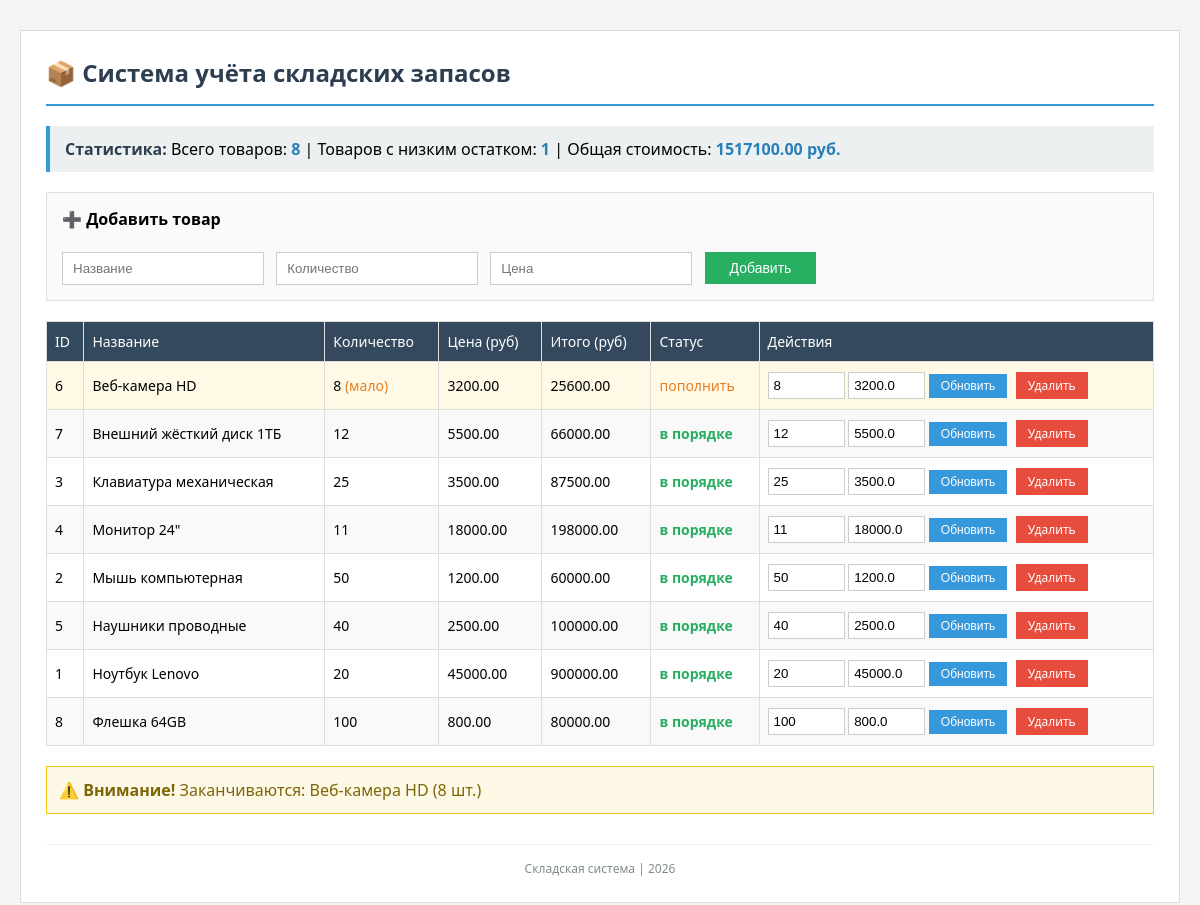
The page / on the database its author committed.
### tables this page shows
CREATE TABLE items (
    id INTEGER PRIMARY KEY AUTOINCREMENT,
    name TEXT NOT NULL,
    quantity INTEGER NOT NULL,
    price REAL NOT NULL
);

### app.py (the view)
@app.route('/')
def index():
    items = database.get_all_items()
    low_stock = database.get_low_stock(10)  # товары с количеством меньше 10
    total_value = database.get_total_value()  # общая стоимость
    return render_template('index.html',
                         items=items,
                         low_stock=low_stock,
                         total_value=total_value,
                         now=datetime.now())

### database.py (called while the page is built)
def get_all_items():
    cursor.execute('SELECT * FROM items ORDER BY name')
    return cursor.fetchall()

def get_low_stock(threshold=10):
    cursor.execute('SELECT * FROM items WHERE quantity < ? ORDER BY quantity', (threshold,))
    return cursor.fetchall()

def get_total_value():
    cursor.execute('SELECT SUM(quantity * price) FROM items')
    result = cursor.fetchone()[0]
    return result if result else 0

### templates/index.html (shortened to what this page needs)
<!DOCTYPE html>
<html lang="ru">
<head>
</head>
<body>
<div class="container">
    <h1>📦 Система учёта складских запасов</h1>
    <hr>
    <div class="stats">
        <b>Статистика:</b> Всего товаров: <span>{{ items|length }}</span> |
        Товаров с низким остатком: <span>{{ low_stock|length }}</span> |
        Общая стоимость: <span>{{ "%.2f"|format(total_value) }} руб.</span>
    </div>
    <div class="add-form">
        <b>➕ Добавить товар</b><br><br>
        <form action="/add" method="POST">
            <input type="text" name="name" placeholder="Название" required>
            <input type="number" name="quantity" placeholder="Количество" required>
            <input type="number" step="0.01" name="price" placeholder="Цена" required>
            <button type="submit">Добавить</button>
        </form>
    </div>
    <table>
        <thead>
            <tr>
                <th>ID</th>
                <th>Название</th>
                <th>Количество</th>
                <th>Цена (руб)</th>
                <th>Итого (руб)</th>
                <th>Статус</th>
                <th>Действия</th>
            </tr>
        </thead>
        <tbody>
            {% for item in items %}
            <tr class="{% if item[2] < 10 %}low-stock{% endif %}">
                <td>{{ item[0] }}</td>
                <td>{{ item[1] }}</strong></td>
                <td>
                    {{ item[2] }}
                    {% if item[2] < 5 %}
                        <span class="critical">(критично!)</span>
                    {% elif item[2] < 10 %}
                        <span class="low">(мало)</span>
                    {% endif %}
                </td>
                <td>{{ "%.2f"|format(item[3]) }}</td>
                <td>{{ "%.2f"|format(item[2] * item[3]) }}</td>
                <td>
                    {% if item[2] < 5 %}
                        <span class="critical">⚠️ срочно закупить</span>
                    {% elif item[2] < 10 %}
                        <span class="low"> пополнить</span>
                    {% else %}
                        <span class="status-green"> в порядке</span>
                    {% endif %}
                </td>
                <td>
                    <form action="/update/{{ item[0] }}" method="POST" class="update-form">
                        <input type="number" name="quantity" value="{{ item[2] }}">
                        <input type="number" step="0.01" name="price" value="{{ item[3] }}">
                        <button type="submit" class="btn-update">Обновить</button>
                    </form>
                    <a href="/delete/{{ item[0] }}" class="btn-delete" onclick="return confirm('Удалить товар?')">Удалить</a>
                </td>
            </tr>
            {% endfor %}
        </tbody>
    </table>
    {% if low_stock|length > 0 %}
    <div class="warning">
        ⚠️ <strong>Внимание!</strong> Заканчиваются:
        {% for item in low_stock %}
            {{ item[1] }} ({{ item[2] }} шт.){% if not loop.last %}, {% endif %}
        {% endfor %}
    </div>
    {% endif %}
    <footer>
        Складская система | {{ now.year if now else 2026 }}
    </footer>
</div>
</body>
</html>

### templates/index.html (style rules this page uses)
body { font-family: 'Segoe UI', Tahoma, Geneva, Verdana, sans-serif; margin: 0; padding: 30px 20px; background: #f5f5f5; }
.container { max-width: 1300px; margin: 0 auto; background: white; padding: 25px; border: 1px solid #ddd; }
h1 { font-size: 24px; color: #2c3e50; margin: 0 0 5px 0; }
hr { border: none; border-top: 2px solid #3498db; margin: 15px 0 20px 0; }
.stats { background: #ecf0f1; padding: 12px 15px; margin: 20px 0; border-left: 4px solid #3498db; }
.stats b { color: #2c3e50; }
.stats span { font-weight: bold; color: #2980b9; }
.add-form { background: #fafafa; padding: 15px; margin: 20px 0; border: 1px solid #e0e0e0; }
.add-form input { padding: 8px 10px; margin-right: 8px; border: 1px solid #ccc; width: 180px; }
.add-form button { padding: 8px 25px; background: #27ae60; color: white; border: none; cursor: pointer; font-size: 14px; }
table { width: 100%; border-collapse: collapse; margin: 20px 0; font-size: 14px; }
th, td { border: 1px solid #ddd; padding: 10px 8px; text-align: left; }
th { background: #34495e; color: white; font-weight: normal; }
tr:nth-child(even) { background: #f9f9f9; }
.low-stock { background-color: #fff9e6; }
.update-form { display: inline; }
.update-form input { width: 65px; padding: 5px; border: 1px solid #ccc; }
.btn-update { padding: 5px 12px; background: #3498db; color: white; border: none; cursor: pointer; font-size: 12px; }
.btn-delete { padding: 5px 12px; background: #e74c3c; color: white; border: none; cursor: pointer; font-size: 12px; text-decoration: none; margin-left: 5px; }
.warning { background: #fef9e7; border: 1px solid #f1c40f; padding: 12px; margin: 20px 0; color: #7d6608; }
.low { color: #e67e22; }
.status-green { color: #27ae60; font-weight: bold; }
footer { margin-top: 30px; padding-top: 15px; text-align: center; color: #7f8c8d; font-size: 12px; border-top: 1px solid #ecf0f1; }

### rows shown on the page
items: id "6", name "Веб-камера HD", quantity "8", shows "(мало)", price "3200.00", item[2]*item[3] "25600.00", shows "пополнить", price "3200.0"
items: id "7", name "Внешний жёсткий диск 1ТБ", quantity "12", price "5500.00", item[2]*item[3] "66000.00", shows "в порядке", price "5500.0"
items: id "3", name "Клавиатура механическая", quantity "25", price "3500.00", item[2]*item[3] "87500.00", shows "в порядке", price "3500.0"
items: id "4", name "Монитор 24\"", quantity "11", price "18000.00", item[2]*item[3] "198000.00", shows "в порядке", price "18000.0"
items: id "2", name "Мышь компьютерная", quantity "50", price "1200.00", item[2]*item[3] "60000.00", shows "в порядке", price "1200.0"
items: id "5", name "Наушники проводные", quantity "40", price "2500.00", item[2]*item[3] "100000.00", shows "в порядке", price "2500.0"
items: id "1", name "Ноутбук Lenovo", quantity "20", price "45000.00", item[2]*item[3] "900000.00", shows "в порядке", price "45000.0"
items: id "8", name "Флешка 64GB", quantity "100", price "800.00", item[2]*item[3] "80000.00", shows "в порядке", price "800.0"

### other values the page prints
{{ items|length }} "8"
{{ low_stock|length }} "1"
{{ "%.2f"|format(total_value) }} "1517100.00"
